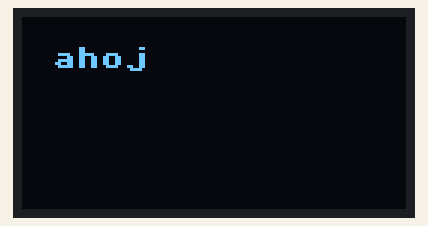
This program was run on a simulated MicroPython board. Shown: 128×64 one-colour display. At 0.2 s the program stops and its outputs stay as they are.

Above: at 0.2 s.

The program:

main.py
```python
from ssd1306 import SSD1306_I2C
from machine import I2C, Pin

i2c = I2C(scl=Pin(18), sda=Pin(19), freq=100000)

d = SSD1306_I2C(128, 64, i2c)

d.text("ahoj", 10, 10)
d.show()

# To delete the text for possible additions of a new text:
# d.fill(0)
```
